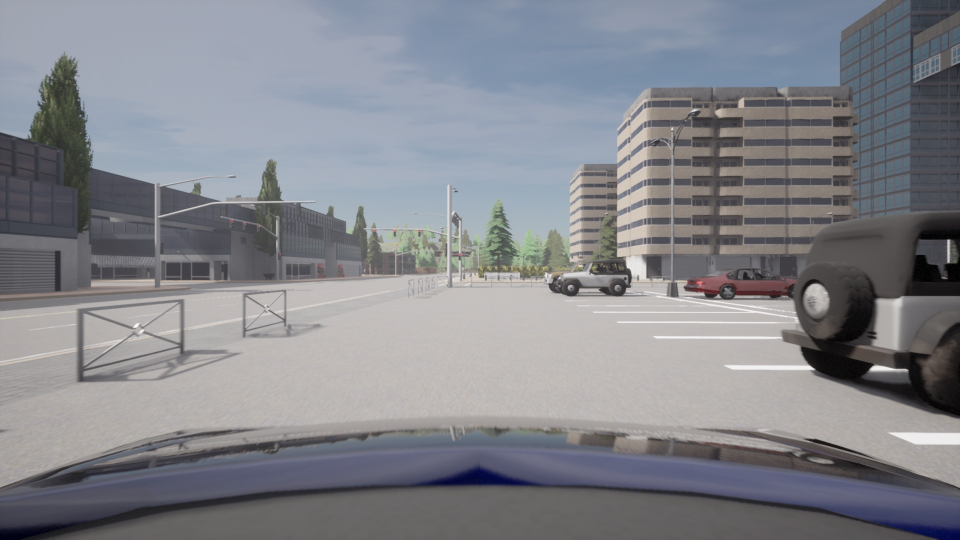
#> input picture simulations/manual_sequence/sec4/s=camera_front_mirror_t=1731327666.9523282_.jpg, 1920 x 1080 px (shown at 1/2 size); its folder holds only this picture in this run
$ python testVP.py
#> lines starting #> are read from the running program, lines starting #| are printed output that depends on the picture; after the words box and inside, x2 and y2 are one past the last pixel; in counts of white or black regions, pixels touching at a corner belong together
#! /usr/bin/env python3
# encoding: utf-8

import os
import cv2
import pickle
import numpy as np
import matplotlib.pyplot as plt
import numpy.linalg as la
from sklearn.cluster import AgglomerativeClustering

class ImageInfo:
   def __init__(self, image_path):
      self.image_path = image_path
      self.distances, self.angles, self.time = self.get_tags(image_path)

   def get_tags(self, image_path):
      distances = []
      angles = []
      time = 0
      filename = os.path.basename(image_path)
      filename = filename.split('_')
      for word in filename:
         if word.startswith('d'):
            distances.append(float(word[3:]))
         if word.startswith('a'):
            angles.append(float(word[3:]))
         if word.startswith('t'):
            time = float(word[2:])

      return distances, angles, time

class linesIntersections:
   def __init__(self, lInf, inter, interIdx, interInf, interInfIdx, img):
      self.linesInfo = lInf
      self.intersections = inter
      self.intLinesIdx = interIdx
      self.intersectionsInf = interInf
      self.intLineInfIdx = interInfIdx,
      self.image = img
      self.nLines, _ = self.linesInfo.shape
      self.nIntersections, _ = self.intersections.shape
      self.nIntersectionsInf, _ = self.intersectionsInf.shape

class vanishingPoint:
   # [43 lines left out: functions __init__, __repr__, __str__, not called in this run]


def loadTaggedImages(directory):
   images = []
   for filename in os.listdir(directory):
      if filename.endswith(".jpg") or filename.endswith(".png"):
         route = os.path.join(directory, filename)
         images.append(ImageInfo(route))
   return images

def null_space(A, rcond=None):
   u, s, vh = la.svd(A, full_matrices=True)
   M, N = u.shape[0], vh.shape[1]
   if rcond is None:
      rcond = np.finfo(s.dtype).eps * max(M, N)
   tol = np.amax(s) * rcond
   num = np.sum(s > tol, dtype=int)
   Q = vh[num:, :].T.conj()
   return Q

def areEqual(a, b, ord=7):
   if a == b:
      return True
   if a != 0. and b != 0.:
      val = np.abs((a - b) / max(np.abs([a, b])))
   else:
      val = max(np.abs([a, b]))
   return -np.log10(val) > ord

def cut_below_horizon(image):
   height, width = image.shape
   half_width = height // 2
   bottom_half = image.copy()
   bottom_half[0:half_width, :] = 0
   return bottom_half

def getLinesInfo(lines):
   linesInfo = np.zeros((len(lines), 9))
   if lines is not None:
      for i, line in enumerate(lines):
         x1, y1, x2, y2 = line[0]
         M = np.array([[x1, y1, 1], [x2, y2, 1]])
         linesInfo[i, :3] = null_space(M)[:, 0] #Line Equation.
         linesInfo[i, 3] = np.sqrt((x1 - x2)**2 + (y1 - y2)**2) # Line segment lenght.
         linesInfo[i, 4] = np.arctan2(y1- y2, x1 - x2) # Line segment angle.
         linesInfo[i, 5:] =x1, y1, x2, y2 # Coordinate that bound the line segment.
   # Sort the array by lines angle
   linesInfo=linesInfo[linesInfo[:,4].argsort()]
   return linesInfo

def computeIntersections(linesInfo):
   nLines = len(linesInfo)
   nComb = ((nLines * (nLines - 1)) // 2)
   pn =  np.zeros((nComb, 3)) #Aqui almacenamos las lineas que no estan en el infinito
   pInf = np.zeros((nComb, 3)) #Aqui almacenamos las lineas que si estan en el infinito
   intLinesIdx = np.zeros((nComb, 2), dtype='int32')
   intLinesInfIdx = np.zeros((nComb, 2), dtype='int32')
   idx  = 0
   idxInf = 0
   for i in range(nLines - 1):
      for j in range(i + 1, nLines):
         homoP = np.cross(linesInfo[i, :3], linesInfo[j, :3])
         if not areEqual(homoP[2], 0., 8):
            homoP /= homoP[2]
            pn[idx, :] = homoP
            intLinesIdx[idx, :] = [i, j]
            idx += 1
         else:
            pInf[idxInf, :] = homoP
            intLinesInfIdx[idxInf, :] = [i, j]
            idxInf += 1
   return pn[:idx, :], intLinesIdx[:idx, :], pInf[:idxInf, :], intLinesInfIdx[:idxInf, :]

def getIntersections(image, threshold=210):
   imageGray = cv2.cvtColor(image, cv2.COLOR_BGR2GRAY)
   bottom_half = cut_below_horizon(imageGray)
   _, binary_gray_image = cv2.threshold(bottom_half, threshold, 255, cv2.THRESH_BINARY)
   edges = cv2.Canny(binary_gray_image, 100, 200)
   lines = cv2.HoughLinesP(edges, rho=1, theta=np.pi / 180, threshold=50, minLineLength=50, maxLineGap=40)
   linesInfo = getLinesInfo(lines)
   intersections, intLinesIdx, IntersectionsInf, intLineInfIdx = computeIntersections(linesInfo)
   L = linesIntersections(linesInfo, intersections, intLinesIdx, IntersectionsInf, intLineInfIdx, image)
   return L

def getSimilarLines(LI, threshold = 0.5):
   LI.linesInfo
   n = LI.nLines
   simil = []
   changes = 1
   chosen = set()
   while changes > 0:
      changes = 0
      for i in range(n-1):
         j = i + 1
         if i in chosen or j in chosen:
            continue
         a = LI.linesInfo[i, :3]
         a = a / la.norm(a)
         denA = 1 / np.sqrt(LI.linesInfo[i,0]**2 + LI.linesInfo[i,1]**2)
         b = LI.linesInfo[j, :3]
         b = b / la.norm(b)
         denB = 1 / np.sqrt(LI.linesInfo[j,0]**2 + LI.linesInfo[j,1]**2)
      # Compute the distance between the one line into two points layin on the
      # other line, and viceversa.
         dist1 = np.sqrt(np.dot(LI.linesInfo[i, :3], np.hstack([LI.linesInfo[j, 5:7], 1]))**2) * denA
         dist2 = np.sqrt(np.dot(LI.linesInfo[i, :3], np.hstack([LI.linesInfo[j,  7:], 1]))**2) * denA
         dist3 = np.sqrt(np.dot(LI.linesInfo[j, :3], np.hstack([LI.linesInfo[i, 5:7], 1]))**2) * denB
         dist4 = np.sqrt(np.dot(LI.linesInfo[j, :3], np.hstack([LI.linesInfo[i,  7:], 1]))**2) * denB
      # Selects the maximum distance. If two lines are similiar this distance
      # should be a small number.
         dist = max([dist1, dist2, dist3, dist4])
      # If the maximum distance between two lines is small enough, the indexes
      # to those lines, together with the distance are added as a tuple to a list.
         if dist < threshold:
            simil.append((i,j,dist))
            chosen.add(i)
            changes += 1
      print("getSimilarLines:changes = ", changes)
   # The list with similar paired lines is returned.
   return simil

def drawSimilarLines(image, LI, thr = 1):
   winName = "Similar Lines"
   cv2.namedWindow(winName, cv2.WINDOW_NORMAL)
   flag = True
   idx = 0
   img = image.copy()
   while flag == True:
      S = getSimilarLines(LI, thr)
      for s in S:

         print ("s=", s)
         print ("Linea[%d] = " % s[0], LI.linesInfo[s[0],:])
         print ("Linea[%d] = " % s[1], LI.linesInfo[s[1],:])
         print("+"*80,"\n")
         drawWholeLine(img, LI.linesInfo[s[0],:], (255,0,128), 1)
         drawWholeLine(img, LI.linesInfo[s[1],:], (255,128,0), 1)
         drawLine(img, LI.linesInfo[s[0]], color=(64,0,192), width=1)
         drawLine(img, LI.linesInfo[s[1]], color=(64,192,0), width=1)
      cv2.imshow(winName, img)
      val = cv2.waitKey(0)
      if val == 27:
         flag=False
   cv2.destroyWindow(winName)


def drawLine(img, L, color=(0,0,0), width=1):
    x1, y1, x2, y2 = int(L[5]), int(L[6]), int(L[7]), int(L[8])
    cv2.line(img, (x1, y1), (x2, y2), color, width)

def drawWholeLine(img, L, color, width):
   r, c, _ = img.shape

   linEq = L[:3].copy()
   imgBounds = np.zeros((4,3))
   imgBounds[0, :] = np.array([1, 0,   0]) #Left
   imgBounds[1, :] = np.array([1, 0, 1-c]) #Right
   imgBounds[2, :] = np.array([0, 1,   0]) #Top
   imgBounds[3, :] = np.array([0, 1, 1-r]) #Bottom

   intrSects = np.zeros((4,3))
   inBounds = [False] * 4
   for i in range(4):
      intrSects[i, :] = np.cross(linEq, imgBounds[i, :])
      intrSects[i, :] = intrSects[i, :] / intrSects[i, 2]
      if intrSects[i, 0] >= 0 and intrSects[i, 0] < c and intrSects[i, 1] >= 0 and intrSects[i, 1] < r:
         inBounds[i] = True

   X=[]
   Y=[]
   for i in range(4):
      if inBounds[i]:
         x, y = intrSects[i, :2]
         X.append(int(x))
         Y.append(int(y))

   cv2.line(img, (X[0], Y[0]), (X[1], Y[1]), color, width)

def exploreIntersections(image, winName, intInfo):
   flag = True
   idx = 0
   while flag == True:
      img = image.copy()

      for L in intInfo.linesInfo[:]:
         drawLine(img, L, (0,255,255), 1)
      for I in intInfo.intersections[:]:
         x, y = int(I[0]), int(I[1])
         cv2.circle(img, (x, y), radius=5, color=(255, 0, 0), thickness=-1)
      i, j = intInfo.intLinesIdx[idx]
      drawLine(img, intInfo.linesInfo[i], (255,255, 0), 2)
      drawLine(img, intInfo.linesInfo[j], (255,255, 0), 2)
      print(intInfo.linesInfo[i,:])

      l1 =  intInfo.linesInfo[i,:3].copy()
      l2 =  intInfo.linesInfo[j,:3].copy()
      l1 *= 100
      l2 *= 100
      print("L1 = %6.3fx+%6.3fy+%6.3fx=0" % (l1[0], l1[1], l1[2]))
      print("L2 = %6.3fx+%6.3fy+%6.3fx=0\n" % (l2[0], l2[1], l2[2]))
      drawWholeLine(img, intInfo.linesInfo[i], (255,0,255), 1)

      drawWholeLine(img, intInfo.linesInfo[j], (255,0,255), 1)


      x, y = intInfo.intersections[idx,:2]
      x, y = int(x), int(y)
      cv2.circle(img, (x, y), radius=10, color=(255, 255, 255), thickness=-1)

      cv2.imshow(winName, img)
      val = cv2.waitKey(0)
      if val == 27:
         flag = False
      else:
         if chr(val)=='a' and idx > 0:
            idx -= 1
         elif  chr(val)=='d' and idx + 1 < intInfo.nIntersections:
            idx += 1

def exploreVP(image, winName, VP):
   flag = True
   idx = 0
   while flag == True:
      img = image.copy()

      for v in VP:
         for L in v.lines:
            drawWholeLine(img, L, (0, 255, 0), 1)
         cv2.circle(img, (int(v.x), int(v.y)), radius=3 , color=(255, 0, 255), thickness=-1)

      cv2.imshow(winName, img)
      val = cv2.waitKey(0)
      if val == 27:
         flag = False

def keyTupleCluster(c):
   return c[1]

def compute_VP(inter, dThresh=1, minSize=2, weightLines = True):

   # Construimos los clusters de intersecciones similares
   data=inter.intersections[:,:2]

   AG = AgglomerativeClustering(distance_threshold = dThresh, n_clusters=None, compute_full_tree=True).fit(data)
   nLabels = max(AG.labels_)
   print ("leaves       = ", AG.n_leaves_)
   print ("num Features = ", AG.n_features_in_)
   print("labels        = ", nLabels)


   # Obtenemos las listas de intersecciones en cáda cúmulo encontrado y
   # ordenamos dichas listas en terminos de su tamaño, las más grandes primero.
   clusters=[]
   for i in range(nLabels):
      leaves = [j for j in range(nLabels) if AG.labels_[j]==i]
      clusters.append(leaves)
   clustersSize = [(j,len(clusters[j])) for j in range(len(clusters))]
   clustersSize.sort(key=keyTupleCluster, reverse=True)


   #Extraemos los indices que cluster cuyo tamaño sea mayor que minSize
   #potVPIndex -> Indice de Vanishing Points Potenciales.
   potVPIndex=[clustersSize[k][0] for k in range(len(clustersSize)) if clustersSize[k][1] >= minSize]

   VP=[]
   for i in potVPIndex:

      # Para Cada cumulo, extraemos los índices de las lineas involucradas
      # en las intersecciones.
      linesIdx = set()
      for j in clusters[i]:
         for k in inter.intLinesIdx[j].tolist():
            linesIdx.add(k)
      nLines = len(linesIdx)

      vp = vanishingPoint(None, None, list(linesIdx), inter.linesInfo[list(linesIdx),:])

      VP.append(vp)

   return VP

#--------------------------------------------------------------------

showVideo = False

if __name__ == "__main__":
   images_info = loadTaggedImages('../manual_sequence/sec4/')

   images_info.sort(key=lambda x: x.time, reverse=False)

   if showVideo == True:
      cv2.namedWindow("Imagenes", cv2.WINDOW_NORMAL)

      for idx in range(len(images_info)):
         image = cv2.imread(images_info[idx].image_path, cv2.IMREAD_COLOR)
         cv2.imshow("Imagenes", image)
         val = cv2.waitKey(30)
         if val == 27:
            break

      cv2.destroyWindow("Imagenes")

#---------

   cv2.namedWindow("Lineas", cv2.WINDOW_NORMAL)

   for idx in range(len(images_info)):
      image = cv2.imread(images_info[idx].image_path, cv2.IMREAD_COLOR)
#> image is the input picture: shape (1080, 1920, 3); mean B, G, R 139.3, 133.2, 131.7

      intersectionsInfo = getIntersections(image)
#> in cut_below_horizon, `bottom_half[0:half_width, :] = 0`:
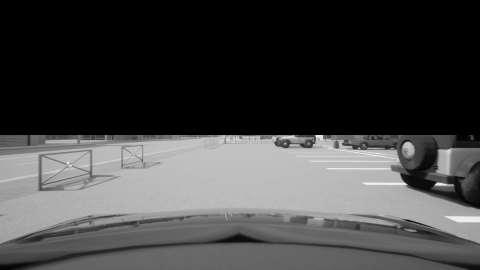
#> bottom_half: shape (1080, 1920) (shown at 1/4 size); min 0, max 253, mean 67
#> in getIntersections, `_, binary_gray_image = cv2.threshold(bottom_half, threshold, 255, cv2...`:
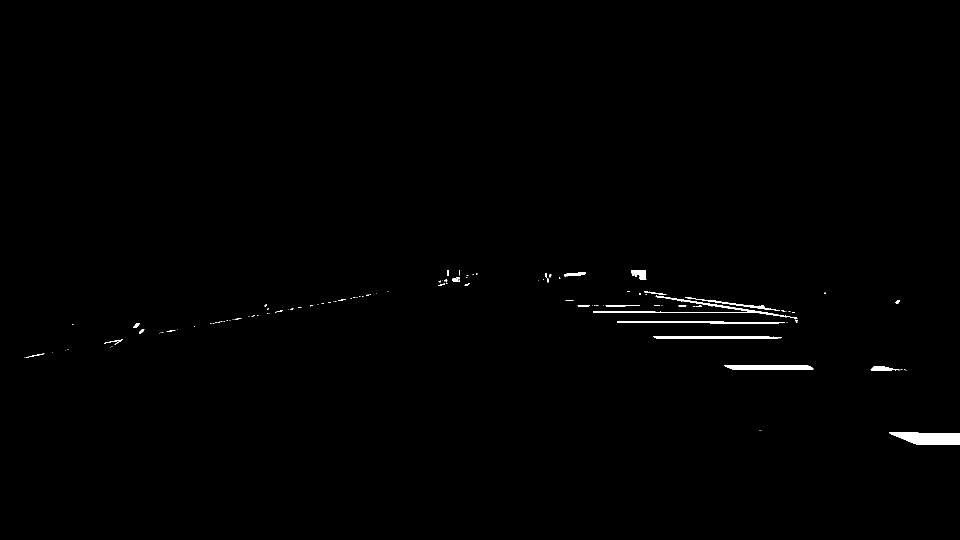
#> binary_gray_image: shape (1080, 1920) (shown at 1/2 size); 0.53% white; 116 white regions (87 under 20 px), largest, box (x1, y1, x2, y2) and area: (1778, 865, 1920, 889) 2721, (1186, 591, 1595, 638) 1669, (1448, 730, 1627, 740) 1524
#> in getIntersections, `edges = cv2.Canny(binary_gray_image, 100, 200)`:
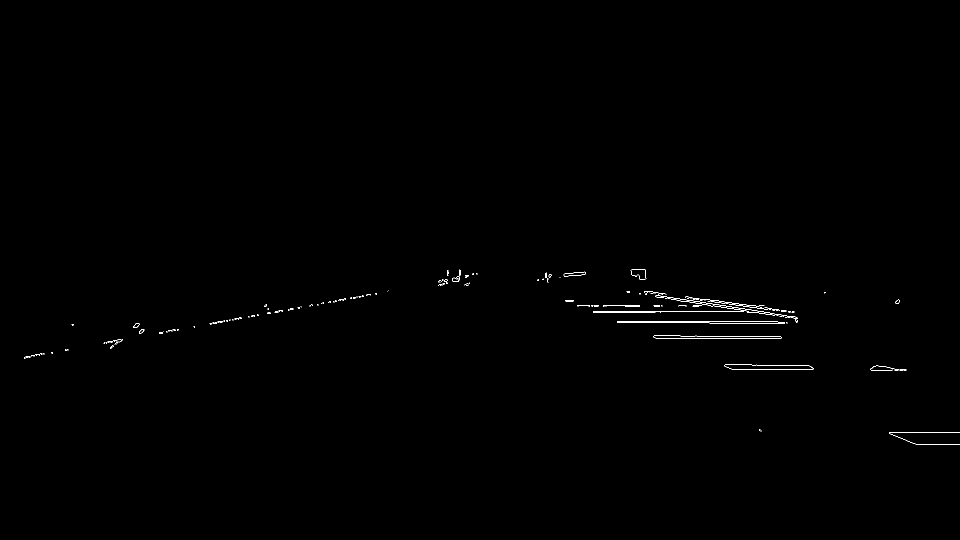
#> edges: shape (1080, 1920) (shown at 1/2 size); 0.24% white in thin lines or dots, all inside (x1, y1, x2, y2) = (48, 539, 1920, 889)
#> in getIntersections, `lines = cv2.HoughLinesP(edges, rho=1, theta=np.pi / 180, threshold=50,..`: lines = 29 rows, first 6: [1310, 623, 1588, 623], [1235, 645, 1418, 645], [1235, 642, 1446, 642], [1292, 587, 1592, 634], [1361, 672, 1537, 672], [1254, 584, 1592, 637]
#> the loop in getLinesInfo, `for i, line in enumerate(lines):` made 29 passes
#> (x1, y1, x2, y2, u in null_space, s in null_space, tol in null_space, Q in null_space) on passes 1 to 4: (1310, 623, 1588, 623, [[-0.648, -0.762], [-0.762, 0.648]], [2237.9, 77.39], 1.49e-12, [-1.36e-19, -0.00161, 1]), (1235, 645, 1418, 645, [[-0.667, -0.745], [-0.745, 0.667]], [2089.2, 56.5], 1.39e-12, [-4.77e-19, -0.00155, 1]), (1235, 642, 1446, 642, [[-0.66, -0.751], [-0.751, 0.66]], [2106.3, 64.31], 1.4e-12, [2.15e-19, -0.00156, 1]), (1292, 587, 1592, 634, [[-0.638, -0.77], [-0.77, 0.638]], [2224.3, 51.87], 1.48e-12, [0.000407, -0.0026, 1])
#> in computeIntersections, `nLines = len(linesInfo)`: nLines = 29
#> in computeIntersections, `nComb = ((nLines * (nLines - 1)) // 2)`: nComb = 406
      drawSimilarLines(image, intersectionsInfo, 2)
#> the loop in drawSimilarLines, `for s in S: ` made 1 pass
#> s on pass 1: (8, 9, 1.3)
#> (printed output is left out)
#> after the loop in drawSimilarLines, `for s in S:`:
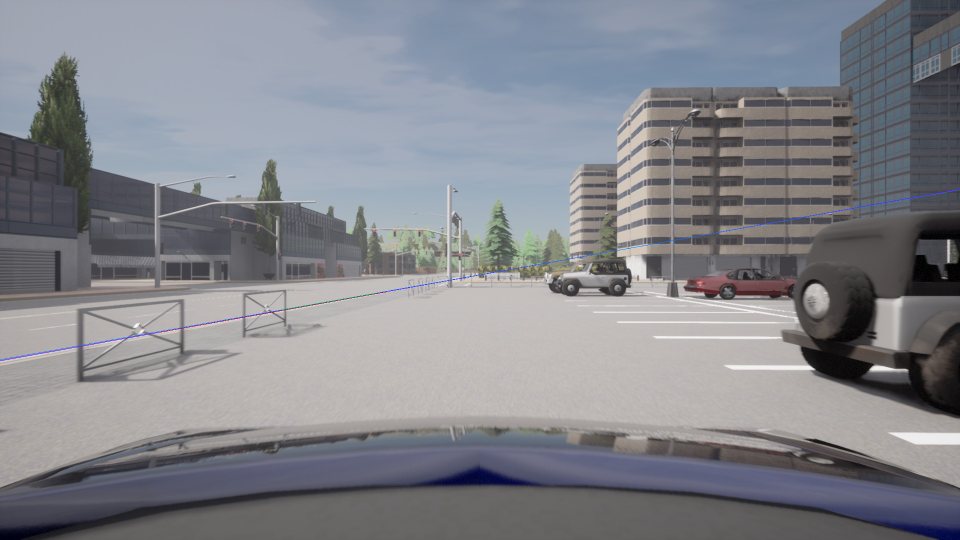
#> img: shape (1080, 1920, 3) (shown at 1/2 size); 0.16% of pixels changed, all inside (x1, y1, x2, y2) = (0, 378, 1920, 722)
#> (key Esc is pressed here)

      print ("lines found: ", intersectionsInfo.nLines)
#| lines found:  29
      print ("intersections found: ", intersectionsInfo.nIntersections)
#| intersections found:  286
      print ("intersections Infinity found: ", intersectionsInfo.nIntersectionsInf)
#| intersections Infinity found:  120
      print ("-"*80, "\n")

      exploreIntersections(image, "Lineas", intersectionsInfo)
#> the loop in exploreIntersections, `for L in intInfo.linesInfo[:]:` made 29 passes
#> L on passes 1 to 7: [1.05e-05, -0.00118, 1, 112, -3.13, 1778, 864, 1890, 865], [1.95e-05, -0.00141, 1, 145, -3.13, 1473, 729, 1618, 731], [2e-05, -0.0014, 1, 70.01, -3.13, 1742, 740, 1812, 741], [0.00034, -0.00247, 1, 293.7, -3, 1289, 582, 1580, 622], [0.000343, -0.00247, 1, 181.7, -3, 1374, 596, 1554, 621], [0.000407, -0.0026, 1, 303.7, -2.99, 1292, 587, 1592, 634], [0.000405, -0.00258, 1, 342.1, -2.99, 1254, 584, 1592, 637]
#> after the loop in exploreIntersections, `for L in intInfo.linesInfo[:]:`:
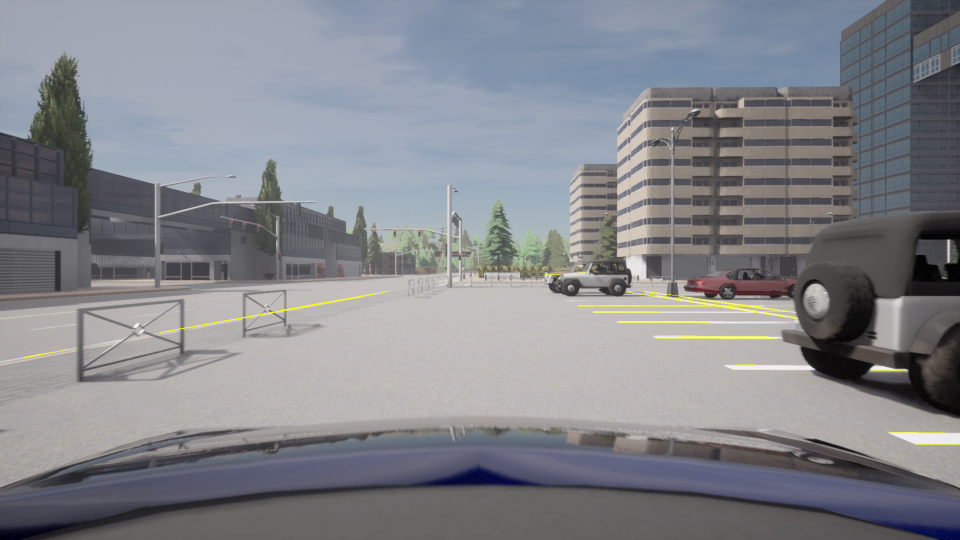
#> img: shape (1080, 1920, 3) (shown at 1/2 size); 0.26% of pixels changed, all inside (x1, y1, x2, y2) = (48, 545, 1920, 889)
#> the loop in exploreIntersections, `for I in intInfo.intersections[:]:` made 286 passes
#> I on passes 1 to 3: [3449.1, 878.9, 1], [3408.4, 878.6, 1], [3137.6, 876.1, 1]
#> after the loop in exploreIntersections, `for I in intInfo.intersections[:]:`:
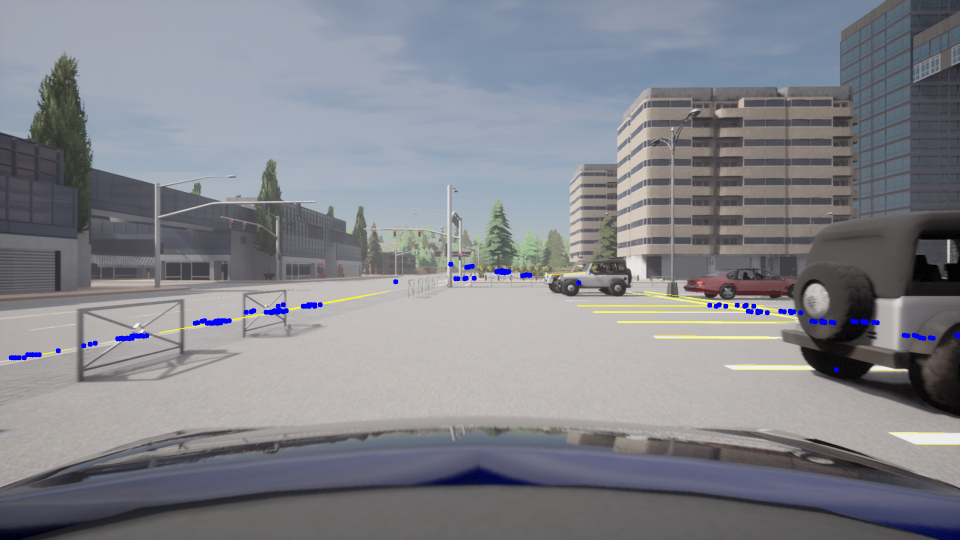
#> img: shape (1080, 1920, 3) (shown at 1/2 size); 0.39% of pixels changed, all inside (x1, y1, x2, y2) = (17, 523, 1920, 745)
#| [ 1.05274166e-05 -1.17907066e-03  9.99999305e-01  1.12004464e+02
#|  -3.13266432e+00  1.77800000e+03  8.64000000e+02  1.89000000e+03
#|   8.65000000e+02]
#| L1 =  0.001x+-0.118y+100.000x=0
#| L2 =  0.034x+-0.247y+100.000x=0
#> call 4 of drawWholeLine, with L = array of shape (9,), color = (255, 0, 255), width = 1
#> in drawWholeLine (call 4), `cv2.line(img, (X[0], Y[0]), (X[1], Y[1]), color, width)`:
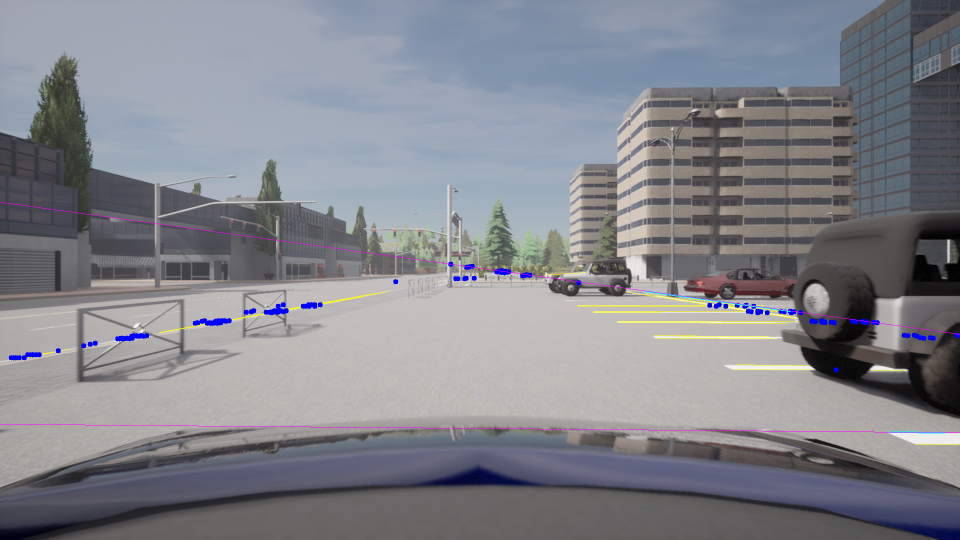
#> img: shape (1080, 1920, 3) (shown at 1/2 size); mean B, G, R 139.5, 132.5, 131.3
#> (key Esc is pressed here)

      VP = compute_VP(intersectionsInfo,dThresh=0.5,minSize=3)
#| leaves       =  286
#| num Features =  2
#| labels        =  274
      print("VP's = ", VP)
#| VP's =  []

      exploreVP (image, "Lineas", VP)
#> (key Esc is pressed here)

      val = cv2.waitKey()
#> (key Esc is pressed here)
      if val == 27:
         break


   cv2.destroyWindow("Lineas")
